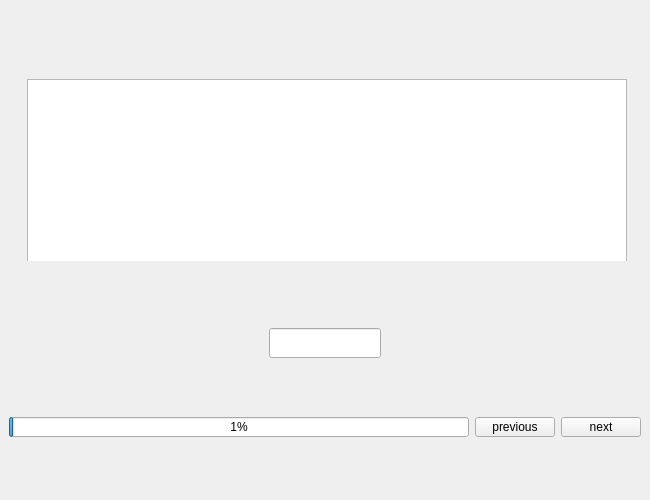
<?xml version="1.0" encoding="UTF-8"?>
<ui version="4.0">
 <class>MainWindow</class>
 <widget class="QMainWindow" name="MainWindow">
  <property name="geometry">
   <rect>
    <x>0</x>
    <y>0</y>
    <width>650</width>
    <height>500</height>
   </rect>
  </property>
  <property name="windowTitle">
   <string>MainWindow</string>
  </property>
  <widget class="QWidget" name="centralwidget">
   <layout class="QVBoxLayout" name="verticalLayout_2">
    <item>
     <widget class="QFrame" name="verticalFrame">
      <property name="minimumSize">
       <size>
        <width>600</width>
        <height>200</height>
       </size>
      </property>
      <property name="maximumSize">
       <size>
        <width>16777215</width>
        <height>200</height>
       </size>
      </property>
      <layout class="QVBoxLayout" name="verticalLayout_3">
       <item>
        <widget class="QFrame" name="horizontalFrame">
         <property name="minimumSize">
          <size>
           <width>600</width>
           <height>200</height>
          </size>
         </property>
         <property name="maximumSize">
          <size>
           <width>16777215</width>
           <height>200</height>
          </size>
         </property>
         <layout class="QHBoxLayout" name="horizontalLayout">
          <item>
           <widget class="QTextBrowser" name="tweet_text">
            <property name="minimumSize">
             <size>
              <width>600</width>
              <height>200</height>
             </size>
            </property>
            <property name="maximumSize">
             <size>
              <width>16777215</width>
              <height>200</height>
             </size>
            </property>
            <property name="font">
             <font>
              <family>Cambria</family>
              <pointsize>12</pointsize>
             </font>
            </property>
           </widget>
          </item>
         </layout>
        </widget>
       </item>
      </layout>
     </widget>
    </item>
    <item>
     <layout class="QHBoxLayout" name="horizontalLayout_4">
      <item>
       <layout class="QHBoxLayout" name="boxes">
       </layout>
      </item>
      <item>
       <widget class="QFrame" name="verticalFrame_2">
        <property name="minimumSize">
         <size>
          <width>110</width>
          <height>40</height>
         </size>
        </property>
        <property name="maximumSize">
         <size>
          <width>130</width>
          <height>40</height>
         </size>
        </property>
        <layout class="QVBoxLayout" name="verticalLayout">
         <item>
          <widget class="QLineEdit" name="textEdit">
           <property name="minimumSize">
            <size>
             <width>100</width>
             <height>30</height>
            </size>
           </property>
           <property name="maximumSize">
            <size>
             <width>120</width>
             <height>30</height>
            </size>
           </property>
          </widget>
         </item>
        </layout>
       </widget>
      </item>
     </layout>
    </item>
    <item>
     <layout class="QHBoxLayout" name="horizontalLayout_2">
      <item>
       <widget class="QProgressBar" name="progress">
        <property name="minimumSize">
         <size>
          <width>120</width>
          <height>20</height>
         </size>
        </property>
        <property name="maximumSize">
         <size>
          <width>16777215</width>
          <height>20</height>
         </size>
        </property>
        <property name="value">
         <number>1</number>
        </property>
       </widget>
      </item>
      <item>
       <widget class="QPushButton" name="button_last">
        <property name="minimumSize">
         <size>
          <width>80</width>
          <height>20</height>
         </size>
        </property>
        <property name="maximumSize">
         <size>
          <width>80</width>
          <height>20</height>
         </size>
        </property>
        <property name="text">
         <string>previous</string>
        </property>
       </widget>
      </item>
      <item>
       <widget class="QPushButton" name="button_next">
        <property name="minimumSize">
         <size>
          <width>80</width>
          <height>20</height>
         </size>
        </property>
        <property name="maximumSize">
         <size>
          <width>80</width>
          <height>20</height>
         </size>
        </property>
        <property name="text">
         <string>next</string>
        </property>
       </widget>
      </item>
     </layout>
    </item>
   </layout>
  </widget>
 </widget>
 <resources/>
 <connections/>
</ui>
